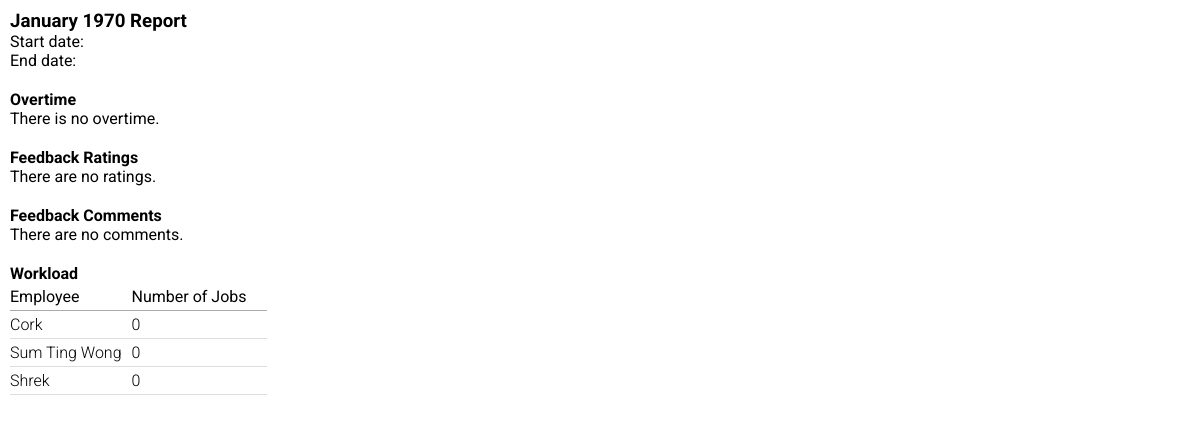
Before: /admin/report-generate.php with the older database file.
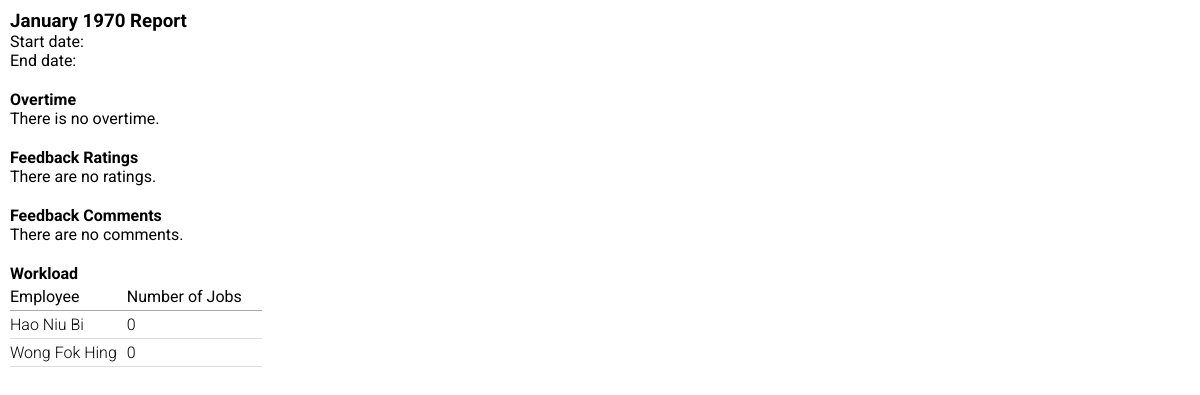
After: the same page with the newer database file.
### tables this page shows
CREATE TABLE `employee` (
  `empID` int(100) NOT NULL,
  `password` varchar(100) NOT NULL,
  `type` varchar(100) NOT NULL,
  `empName` varchar(100) NOT NULL,
  `status` tinyint(1) NOT NULL
);

### admin/report-generate.php (the view, shortened to what this page needs)
<!DOCTYPE html>
<html lang="en">
<head>
    <link rel="stylesheet" type="text/css" href="../css/admin/report-generate.css" />
    <?php
    include_once("../head.php");
    ?>
</head>
<body>
    <div class="container">
        <div class="report-info">
            <h3><?php echo date("F Y", strtotime($_SESSION['startDate'])) ?> Report</h3>
            <p>Start date: <?php echo $_SESSION['startDate'] ?></p>
            <p>End date: <?php echo $_SESSION['endDate'] ?></p>
        </div>
        <div class="overtime">
            <h4>Overtime</h4>
            <?php
            include_once("func/report.php");
                ?>
        </div>
        <div class="ratings">
            <h4>Feedback Ratings</h4>
        </div>
        <div class="comments">
            <h4>Feedback Comments</h4>
        </div>
        <div class="workload">
            <h4>Workload</h4>
            <?php
            $workload = getWorkload();
            if($workload) {
                ?>
                <table>
                    <tr>
                        <th>Employee</th>
                        <th>Number of Jobs</th>
                    </tr>
                <?php
                foreach($workload as $row) { ?>
                    <tr>
                        <td><?php echo  $row['empName'] ?></td>
                        <td><?php echo  $row['NumberOfJobs'] ?></td>
                    </tr> <?php
                } ?>
                </table> <?php
            }
            ?>
        </div>
    </div>
</body>
</html>

Changed rows visible on the page:
removed employee: empName "Cork", NumberOfJobs "0"
removed employee: empName "Sum Ting Wong", NumberOfJobs "0"
removed employee: empName "Shrek", NumberOfJobs "0"
added employee: empName "Hao Niu Bi", NumberOfJobs "0"
added employee: empName "Wong Fok Hing", NumberOfJobs "0"
